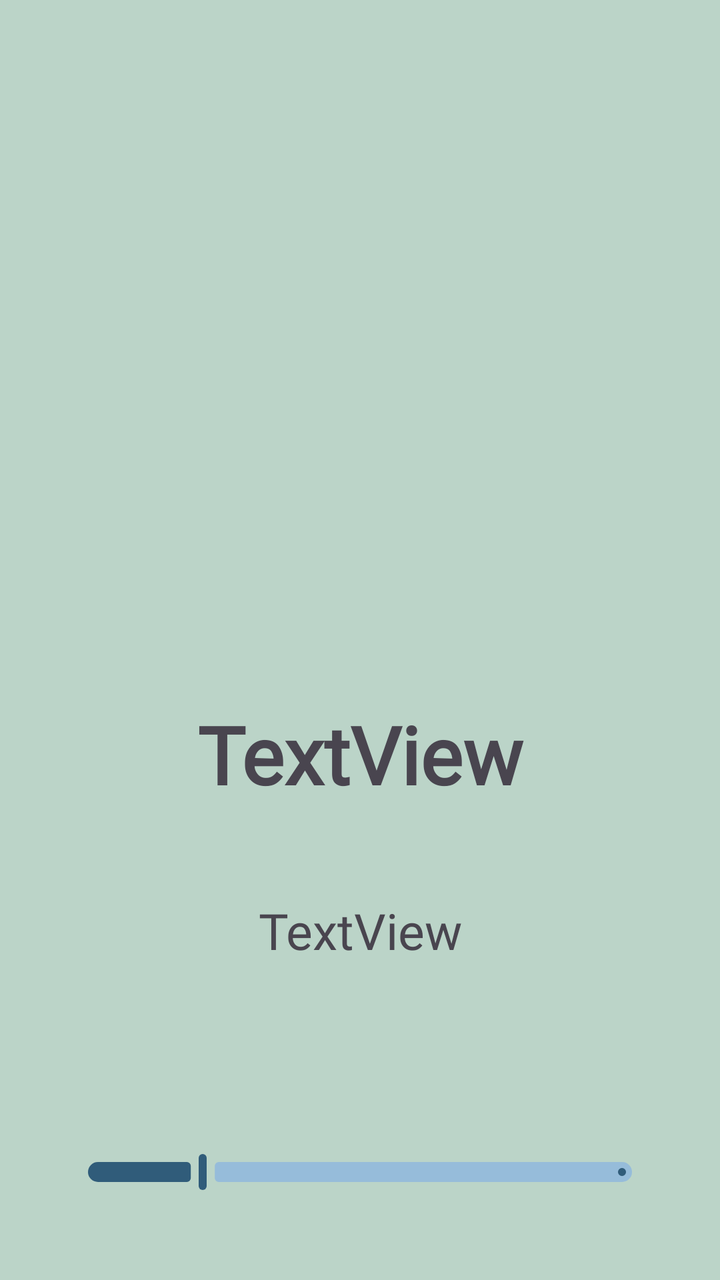
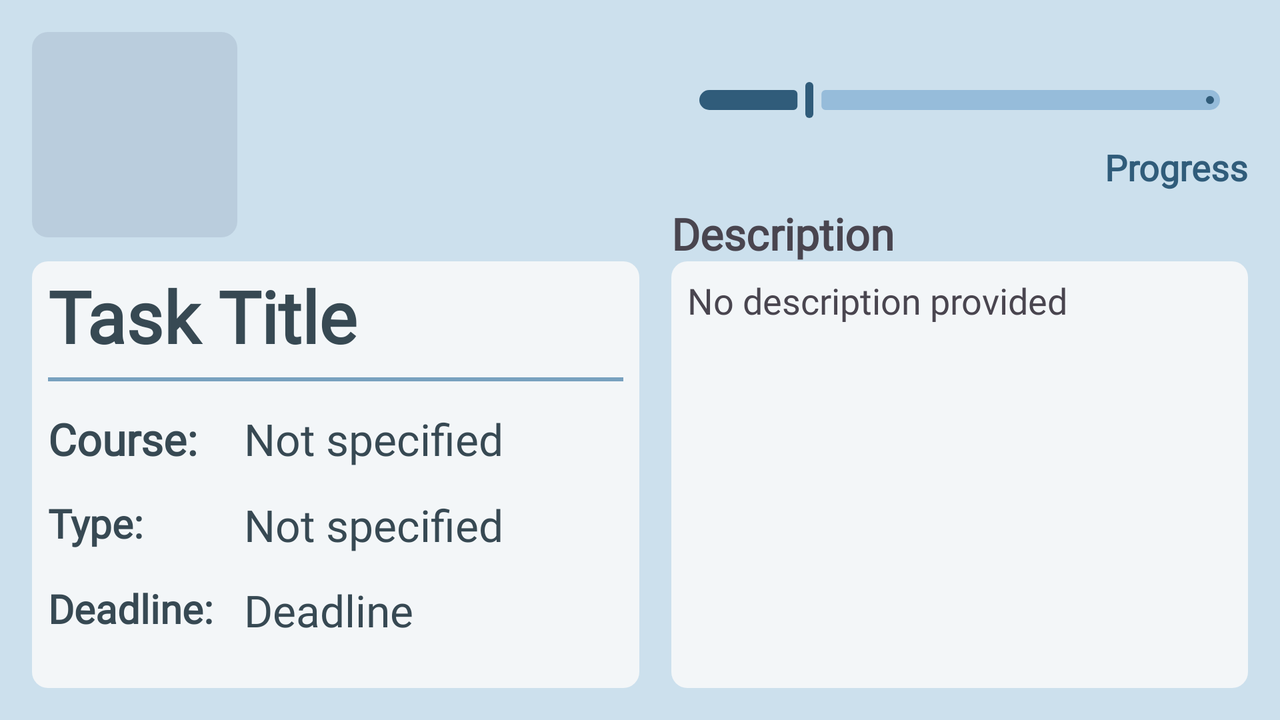

One screen, two layout resources from the same app: the default and the repository's alternative for another configuration. Each is rendered where Android would select it; the XML of both is given below.
<!-- AndroidManifest.xml: application theme Theme.StudyPlannerApp -->
<!-- res/layout/fragment_task_details.xml -->
<?xml version="1.0" encoding="utf-8"?>
<androidx.constraintlayout.widget.ConstraintLayout xmlns:android="http://schemas.android.com/apk/res/android"
    xmlns:tools="http://schemas.android.com/tools"
    android:layout_width="match_parent"
    android:layout_height="match_parent"
    xmlns:app="http://schemas.android.com/apk/res-auto"
    android:background="#cacb"
    android:padding="30dp"
    tools:context=".ui.detailed_task.TaskDetailsFragment">


    <ImageView
        android:id="@+id/task_image"
        android:layout_width="276dp"
        android:layout_height="283dp"
        android:src="@drawable/ic_launcher_foreground"
        app:layout_constraintEnd_toEndOf="parent"
        app:layout_constraintStart_toStartOf="parent"
        app:layout_constraintTop_toTopOf="parent" />


    <com.google.android.material.slider.Slider
        android:id="@+id/task_slider"
        style="@style/sliderStyle"
        android:layout_marginTop="2dp"
        android:value="20.0"
        android:valueFrom="0.0"
        android:valueTo="100.0"
        android:layout_width="match_parent"
        android:layout_height="wrap_content"
        app:layout_constraintBottom_toBottomOf="parent"
        app:layout_constraintEnd_toEndOf="parent"
        app:layout_constraintHorizontal_bias="1.0"
        app:layout_constraintStart_toStartOf="parent" />

    <TextView
        android:id="@+id/task_description"
        android:layout_width="0dp"
        android:layout_height="183dp"
        android:layout_marginBottom="4dp"
        android:gravity="center"
        android:text="TextView"
        android:textSize="25sp"
        app:layout_constraintBottom_toTopOf="@+id/task_slider"
        app:layout_constraintEnd_toEndOf="@+id/task_slider"
        app:layout_constraintHorizontal_bias="0.0"
        app:layout_constraintStart_toStartOf="@+id/task_slider" />


    <TextView
        android:id="@+id/task_title"
        android:layout_width="196dp"
        android:layout_height="68dp"
        android:layout_marginTop="32dp"
        android:gravity="center"
        android:text="TextView"
        android:textSize="40sp"
        android:textStyle="bold"
        app:layout_constraintEnd_toEndOf="parent"
        app:layout_constraintStart_toStartOf="parent"
        app:layout_constraintTop_toBottomOf="@+id/task_image" />


    <TextView
        android:id="@+id/task_type"
        android:layout_width="0dp"
        android:layout_height="58dp"
        android:gravity="center"
        android:text="TextView"
        app:layout_constraintBottom_toTopOf="@+id/task_description"
        app:layout_constraintEnd_toEndOf="parent"
        app:layout_constraintHorizontal_bias="0.5"
        app:layout_constraintStart_toEndOf="@+id/task_course"
        app:layout_constraintTop_toBottomOf="@+id/task_title"
        app:layout_constraintVertical_bias="0.5" />

    <TextView
        android:id="@+id/task_date"
        android:layout_width="0dp"
        android:layout_height="58dp"
        android:gravity="center"
        android:text="TextView"
        app:layout_constraintBottom_toTopOf="@+id/task_description"
        app:layout_constraintEnd_toStartOf="@+id/task_course"
        app:layout_constraintHorizontal_bias="0.5"
        app:layout_constraintStart_toStartOf="parent"
        app:layout_constraintTop_toBottomOf="@+id/task_title"
        app:layout_constraintVertical_bias="0.5" />

    <TextView
        android:id="@+id/task_course"
        android:layout_width="0dp"
        android:layout_height="58dp"
        android:gravity="center"
        android:text="TextView"
        app:layout_constraintBottom_toTopOf="@+id/task_description"
        app:layout_constraintEnd_toStartOf="@+id/task_type"
        app:layout_constraintHorizontal_bias="0.5"
        app:layout_constraintStart_toEndOf="@+id/task_date"
        app:layout_constraintTop_toBottomOf="@+id/task_title"
        app:layout_constraintVertical_bias="0.5" />

</androidx.constraintlayout.widget.ConstraintLayout>
<!-- resources referenced by this layout -->
<resources>
  <style name="sliderStyle" parent="Widget.Material3.Slider">
          <item name="thumbColor">@color/blue_500</item>
          <item name="thumbHeight">18dp</item>
          <item name="trackColorActive">@color/blue_500</item>
          <item name="trackColorInactive">@color/blue_400</item>
          <item name="trackHeight">10dp</item>
      </style>
  <style name="Theme.StudyPlannerApp" parent="Base.Theme.StudyPlannerApp" />
  <color name="blue_500">#305C7A</color>
  <color name="blue_400">#96BCDA</color>
  <style name="Base.Theme.StudyPlannerApp" parent="Theme.Material3.DayNight.NoActionBar">
          
          
          <item name="fontFamily">@font/poppins</item>
          <item name="android:textSize">18sp</item>
          <item name="android:includeFontPadding">false</item>
  
      </style>
</resources>
<!-- res/layout-land/fragment_task_details.xml (the repository's variant of the layout above) -->
<!-- drawn on the phone turned sideways -->
<?xml version="1.0" encoding="utf-8"?>
<androidx.constraintlayout.widget.ConstraintLayout xmlns:android="http://schemas.android.com/apk/res/android"
    xmlns:app="http://schemas.android.com/apk/res-auto"
    xmlns:tools="http://schemas.android.com/tools"
    android:layout_width="match_parent"
    android:layout_height="match_parent"
    android:background="#CCE0ED"
    android:padding="16dp">

    <ImageView
        android:id="@+id/task_image"
        android:layout_width="0dp"
        android:layout_height="0dp"
        android:layout_marginBottom="12dp"
        android:background="@drawable/rounded_background"
        android:backgroundTint="#BACDDD"
        android:src="@drawable/ic_launcher_foreground"
        app:layout_constraintBottom_toTopOf="@+id/guideline4"
        app:layout_constraintDimensionRatio="1:1"
        app:layout_constraintStart_toStartOf="parent"
        app:layout_constraintTop_toTopOf="parent" />


    <androidx.constraintlayout.widget.Guideline
        android:id="@+id/guideline4"
        android:layout_width="wrap_content"
        android:layout_height="wrap_content"
        android:orientation="horizontal"
        app:layout_constraintGuide_percent="0.35" />

    <androidx.constraintlayout.widget.ConstraintLayout
        android:layout_width="0dp"
        android:layout_height="0dp"
        android:background="@drawable/rounded_background"
        android:backgroundTint="#F3F6F8"
        android:padding="8dp"
        app:layout_constraintBottom_toBottomOf="parent"
        app:layout_constraintEnd_toStartOf="@+id/guideline15"
        app:layout_constraintHorizontal_bias="1.0"
        app:layout_constraintStart_toStartOf="parent"
        app:layout_constraintTop_toTopOf="@+id/guideline4"
        app:layout_constraintVertical_bias="0.0">

        <com.google.android.material.divider.MaterialDivider
            android:id="@+id/materialDivider"
            android:layout_width="match_parent"
            android:layout_height="wrap_content"
            android:layout_marginTop="8dp"
            app:dividerColor="#78A1BF"
            app:dividerInsetEnd="0dp"
            app:dividerInsetStart="0dp"
            app:dividerThickness="2dp"
            app:layout_constraintEnd_toEndOf="parent"
            app:layout_constraintStart_toStartOf="parent"
            app:layout_constraintTop_toBottomOf="@+id/task_title" />

        <TextView
            android:id="@+id/task_title"
            android:layout_width="0dp"
            android:layout_height="wrap_content"
            android:text="Task Title"
            android:textAlignment="viewStart"
            android:textColor="#374953"
            android:textSize="36sp"
            android:textStyle="bold"
            app:autoSizeMaxTextSize="36sp"
            app:autoSizeMinTextSize="16sp"
            app:autoSizeStepGranularity="2sp"
            app:autoSizeTextType="uniform"
            app:layout_constraintEnd_toEndOf="parent"
            app:layout_constraintHorizontal_bias="0.5"
            app:layout_constraintStart_toStartOf="parent"
            app:layout_constraintTop_toTopOf="parent" />

        <TextView
            android:id="@+id/textView7"
            android:layout_width="0dp"
            android:layout_height="wrap_content"
            android:text="@string/course_field"
            android:textColor="#374953"
            android:textSize="22sp"
            android:textStyle="bold"
            app:autoSizeMaxTextSize="24sp"
            app:autoSizeMinTextSize="12sp"
            app:autoSizeStepGranularity="2sp"
            app:autoSizeTextType="uniform"
            app:layout_constraintBottom_toTopOf="@+id/textView8"
            app:layout_constraintEnd_toEndOf="@+id/textView8"
            app:layout_constraintHorizontal_bias="0.5"
            app:layout_constraintHorizontal_chainStyle="spread"
            app:layout_constraintStart_toStartOf="@+id/textView6"
            app:layout_constraintTop_toBottomOf="@+id/materialDivider" />

        <TextView
            android:id="@+id/task_course"
            android:layout_width="0dp"
            android:layout_height="wrap_content"
            android:layout_marginStart="8dp"
            android:text="Not specified"
            android:textColor="#374953"
            android:textSize="22sp"
            app:autoSizeMaxTextSize="24sp"
            app:autoSizeMinTextSize="12sp"
            app:autoSizeStepGranularity="2sp"
            app:autoSizeTextType="uniform"
            app:layout_constraintBottom_toBottomOf="@+id/textView7"
            app:layout_constraintEnd_toEndOf="parent"
            app:layout_constraintStart_toEndOf="@+id/textView7"
            app:layout_constraintTop_toTopOf="@+id/textView7" />

        <TextView
            android:id="@+id/textView8"
            android:layout_width="0dp"
            android:layout_height="wrap_content"
            android:text="@string/type_field"
            android:textColor="#374953"
            android:textSize="22sp"
            android:textStyle="bold"
            app:autoSizeMaxTextSize="20sp"
            app:autoSizeMinTextSize="12sp"
            app:autoSizeStepGranularity="2sp"
            app:autoSizeTextType="uniform"
            app:layout_constraintBottom_toTopOf="@+id/textView6"
            app:layout_constraintEnd_toEndOf="@+id/textView6"
            app:layout_constraintHorizontal_bias="0.5"
            app:layout_constraintHorizontal_chainStyle="spread"
            app:layout_constraintStart_toStartOf="@+id/textView6"
            app:layout_constraintTop_toBottomOf="@+id/textView7" />

        <TextView
            android:id="@+id/task_type"
            android:layout_width="0dp"
            android:layout_height="wrap_content"
            android:layout_marginStart="8dp"
            android:text="Not specified"
            android:textColor="#374953"
            android:textSize="22sp"
            app:autoSizeMaxTextSize="24sp"
            app:autoSizeMinTextSize="12sp"
            app:autoSizeStepGranularity="2sp"
            app:autoSizeTextType="uniform"
            app:layout_constraintBottom_toBottomOf="@+id/textView8"
            app:layout_constraintEnd_toEndOf="parent"
            app:layout_constraintStart_toEndOf="@+id/textView8"
            app:layout_constraintTop_toTopOf="@+id/textView8" />

        <TextView
            android:id="@+id/textView6"
            android:layout_width="wrap_content"
            android:layout_height="wrap_content"
            android:text="@string/deadline_field"
            android:textColor="#374953"
            android:textSize="22sp"
            android:textStyle="bold"
            app:autoSizeMaxTextSize="20sp"
            app:autoSizeMinTextSize="12sp"
            app:autoSizeStepGranularity="2sp"
            app:autoSizeTextType="uniform"
            app:layout_constraintBottom_toBottomOf="parent"
            app:layout_constraintEnd_toStartOf="@+id/task_date"
            app:layout_constraintHorizontal_bias="0.5"
            app:layout_constraintHorizontal_chainStyle="spread"
            app:layout_constraintStart_toStartOf="parent"
            app:layout_constraintTop_toBottomOf="@+id/textView8" />

        <TextView
            android:id="@+id/task_date"
            android:layout_width="0dp"
            android:layout_height="wrap_content"
            android:layout_marginStart="8dp"
            android:text="@string/deadline"
            android:textColor="#374953"
            android:textSize="22sp"
            app:autoSizeMaxTextSize="24sp"
            app:autoSizeMinTextSize="12sp"
            app:autoSizeStepGranularity="2sp"
            app:autoSizeTextType="uniform"
            app:layout_constraintBottom_toBottomOf="@+id/textView6"
            app:layout_constraintEnd_toEndOf="parent"
            app:layout_constraintStart_toEndOf="@+id/textView6"
            app:layout_constraintTop_toTopOf="@+id/textView6" />
    </androidx.constraintlayout.widget.ConstraintLayout>

    <com.google.android.material.slider.Slider
        android:id="@+id/task_slider"
        style="@style/sliderStyle"
        android:layout_width="0dp"
        android:layout_height="wrap_content"
        android:value="20.0"
        android:valueFrom="0.0"
        android:valueTo="100.0"
        app:layout_constraintBottom_toTopOf="@+id/progressTV"
        app:layout_constraintEnd_toEndOf="@+id/scrollView2"
        app:layout_constraintHorizontal_bias="0.5"
        app:layout_constraintStart_toStartOf="@+id/scrollView2"
        app:layout_constraintTop_toTopOf="@+id/task_image"
        app:layout_constraintVertical_chainStyle="packed" />

    <TextView
        android:id="@+id/progressTV"
        android:layout_width="wrap_content"
        android:layout_height="wrap_content"
        android:text="Progress"
        android:textColor="@color/blue_500"
        android:textStyle="bold"
        app:autoSizeMaxTextSize="18sp"
        app:autoSizeMinTextSize="10sp"
        app:autoSizeStepGranularity="2sp"
        app:autoSizeTextType="uniform"
        app:layout_constraintBottom_toTopOf="@+id/textView9"
        app:layout_constraintEnd_toEndOf="@+id/task_slider"
        app:layout_constraintTop_toBottomOf="@+id/task_slider" />

    <androidx.constraintlayout.widget.Guideline
        android:id="@+id/guideline5"
        android:layout_width="wrap_content"
        android:layout_height="wrap_content"
        android:orientation="horizontal"
        app:layout_constraintGuide_percent="0.65" />

    <ScrollView
        android:id="@+id/scrollView2"
        android:layout_width="0dp"
        android:layout_height="0dp"
        android:layout_marginStart="16dp"
        android:background="@drawable/rounded_background"
        android:backgroundTint="#F3F6F8"
        android:padding="8dp"
        app:layout_constraintBottom_toBottomOf="parent"
        app:layout_constraintEnd_toEndOf="parent"
        app:layout_constraintHeight_min="20dp"
        app:layout_constraintStart_toStartOf="@+id/guideline15"
        app:layout_constraintTop_toTopOf="@+id/guideline4">

        <TextView
            android:id="@+id/task_description"
            android:layout_width="match_parent"
            android:layout_height="wrap_content"
            android:layout_marginTop="2dp"
            android:text="No description provided"
            app:autoSizeMaxTextSize="18sp"
            app:autoSizeMinTextSize="12sp"
            app:autoSizeStepGranularity="2sp"
            app:autoSizeTextType="uniform" />
    </ScrollView>

    <TextView
        android:id="@+id/textView9"
        android:layout_width="wrap_content"
        android:layout_height="wrap_content"
        android:text="@string/description"
        android:textSize="22sp"
        android:textStyle="bold"
        app:autoSizeMaxTextSize="22sp"
        app:autoSizeMinTextSize="12sp"
        app:autoSizeStepGranularity="2sp"
        app:autoSizeTextType="uniform"
        app:layout_constraintBottom_toTopOf="@+id/scrollView2"
        app:layout_constraintStart_toStartOf="@+id/scrollView2"
        app:layout_constraintVertical_chainStyle="packed" />

    <androidx.constraintlayout.widget.Guideline
        android:id="@+id/guideline15"
        android:layout_width="wrap_content"
        android:layout_height="wrap_content"
        android:orientation="vertical"
        app:layout_constraintGuide_percent="0.499316" />


</androidx.constraintlayout.widget.ConstraintLayout>
<!-- resources referenced by the variant -->
<!-- as the phone turned sideways resolves them -->
<resources>
  <color name="blue_500">#305C7A</color>
  <!-- drawable rounded_background (drawable) -->
  <?xml version="1.0" encoding="utf-8"?>
  <shape xmlns:android="http://schemas.android.com/apk/res/android"
      android:shape="rectangle">
      <corners android:radius="8dp" />
      <solid android:color="@color/blue_100"/>
  </shape>
  <string name="course_field">Course:</string>
  <string name="deadline">Deadline</string>
  <string name="deadline_field">Deadline:</string>
  <string name="description">Description</string>
  <string name="type_field">Type:</string>
  <style name="sliderStyle" parent="Widget.Material3.Slider">
          <item name="thumbColor">@color/blue_500</item>
          <item name="thumbHeight">18dp</item>
          <item name="trackColorActive">@color/blue_500</item>
          <item name="trackColorInactive">@color/blue_400</item>
          <item name="trackHeight">10dp</item>
      </style>
  <style name="Theme.StudyPlannerApp" parent="Base.Theme.StudyPlannerApp" />
  <color name="blue_100">#D7EDFF</color>
  <color name="blue_400">#96BCDA</color>
  <style name="Base.Theme.StudyPlannerApp" parent="Theme.Material3.DayNight.NoActionBar">
          
          
          <item name="fontFamily">@font/poppins</item>
          <item name="android:textSize">18sp</item>
          <item name="android:includeFontPadding">false</item>
  
      </style>
</resources>
